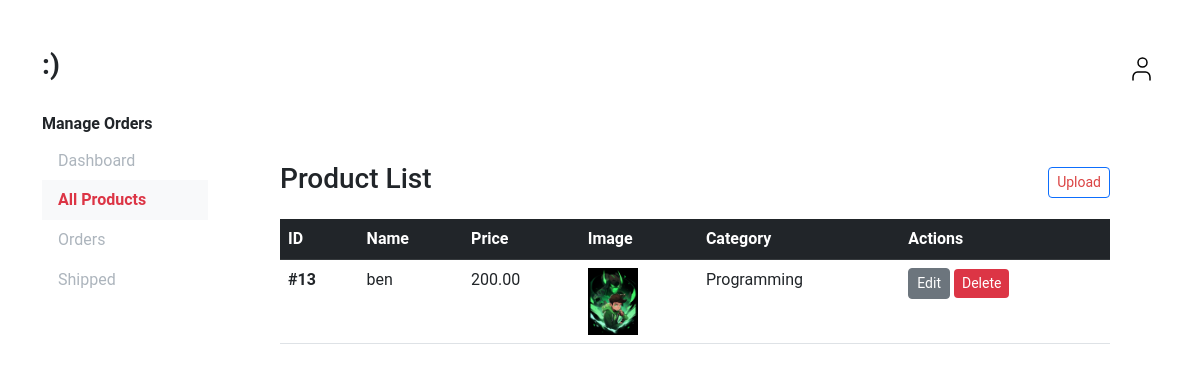
The app's page /payment/all_products/ with its own data.
### store/models.py (models this page shows, shortened)
class Product(models.Model):
    name = models.CharField(max_length=50)
    price = models.DecimalField(default= 0, decimal_places=2, max_digits=6)
    category = models.ForeignKey(Category, on_delete=models.CASCADE, default=1)
    description = models.CharField(max_length=250, default='', blank=True, null=True)
    image =  models.ImageField(upload_to='uploads/upload/')
    is_sale = models.BooleanField(default=False)
    sale_price = models.DecimalField(default= 0, decimal_places=2, max_digits=6)

class Category(models.Model):
    name = models.CharField(max_length=50)
    class Meta:
        verbose_name_plural = 'Categories'

### payment/views.py (the view)
# urls.py: path('all_products/', views.all_products, name='all_products'),
def all_products(request):
    products = Product.objects.all()  # Fetch all products
    return render(request, 'payment/all_products.html', {'products': products})

### cart/context_processors.py (called while the page is built)
def cart(request):
    return {'cart': Cart(request)}

### payment/templates/payment/all_products.html
{% extends 'payment/admin_base.html' %}
  {% block content %}
  <section class="p-5">
      <div class="d-flex justify-content-between align-items-center mb-3">
        <h3>Product List</h3>
        <a class="btn btn-sm btn-outline-primary" href="{% url "upload_product" %}">Upload</a>
      </div>
      <table class="table table-hover">
          <thead class="table-dark">
            <tr>
              <th scope="col">ID</th>
              <th scope="col">Name</th>
              <th scope="col">Price</th>
              <th scope="col">Image</th>
              <th scope="col">Category</th>
              <th scope="col">Actions</th>
            </tr>
          </thead>
          <tbody>
          {% for product in products %}
            <tr>
                <th scope="row"><a class="text-decoration-none text-dark" href="">#{{ product.id }}</a></th>
                <td>{{ product.name }}</td>
                <td>{{ product.price }}</td>
                <td><img src="{{ product.image.url }}" alt="{{ product.name }}" width="50"></td>
                <td>{{ product.category.name }}</td>
                <td>
                    <a href="{% url 'product_edit' product.id %}" class="btn btn-sm btn-secondary text-white">Edit</a>
                    <a href="{% url 'product_delete' product.id %}" class="btn btn-sm btn-danger  text-white">Delete</a>
                </td>
            </tr>
          {% endfor %}
          </tbody>
        </table>
  </section>
  {% endblock %}

### static/css/style.css (style rules this page uses)
* { outline: none !important; box-shadow: none !important; }
html, body { background-color: #ffffff; font-family: 'Roboto', sans-serif !important; }
.btn-outline-primary { background-color: transparent !important; color: #db4444 !important; }
a { text-decoration: none !important; color: #000 !important; }
.btn-danger { background-color: #dc3545; border: none; }

### records on screen
Product: id "13", name "ben", price "200.00", image (picture), category.name "Programming"
